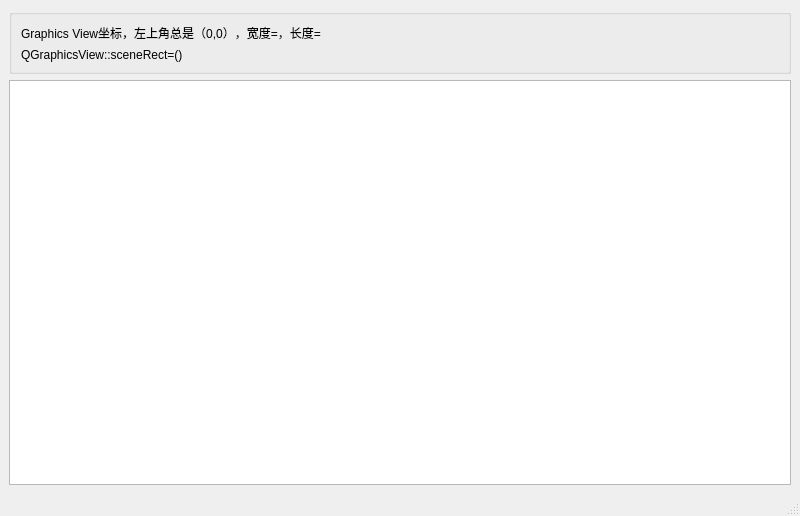
<?xml version="1.0" encoding="UTF-8"?>
<ui version="4.0">
 <class>MainWindow</class>
 <widget class="QMainWindow" name="MainWindow">
  <property name="geometry">
   <rect>
    <x>0</x>
    <y>0</y>
    <width>800</width>
    <height>516</height>
   </rect>
  </property>
  <property name="windowTitle">
   <string>MainWindow</string>
  </property>
  <widget class="QWidget" name="centralwidget">
   <layout class="QGridLayout" name="gridLayout">
    <item row="0" column="0">
     <widget class="QGroupBox" name="groupBox">
      <property name="title">
       <string/>
      </property>
      <layout class="QVBoxLayout" name="verticalLayout">
       <item>
        <widget class="QLabel" name="labViewSize">
         <property name="text">
          <string>Graphics View坐标，左上角总是（0,0），宽度=，长度=</string>
         </property>
        </widget>
       </item>
       <item>
        <widget class="QLabel" name="LabSceneRect">
         <property name="text">
          <string>QGraphicsView::sceneRect=()</string>
         </property>
        </widget>
       </item>
      </layout>
     </widget>
    </item>
    <item row="1" column="0">
     <widget class="MyGraphicsView" name="View"/>
    </item>
   </layout>
  </widget>
  <widget class="QStatusBar" name="statusbar"/>
 </widget>
 <customwidgets>
  <customwidget>
   <class>MyGraphicsView</class>
   <extends>QGraphicsView</extends>
   <header location="global">mygraphicsview.h</header>
  </customwidget>
 </customwidgets>
 <resources/>
 <connections/>
</ui>
